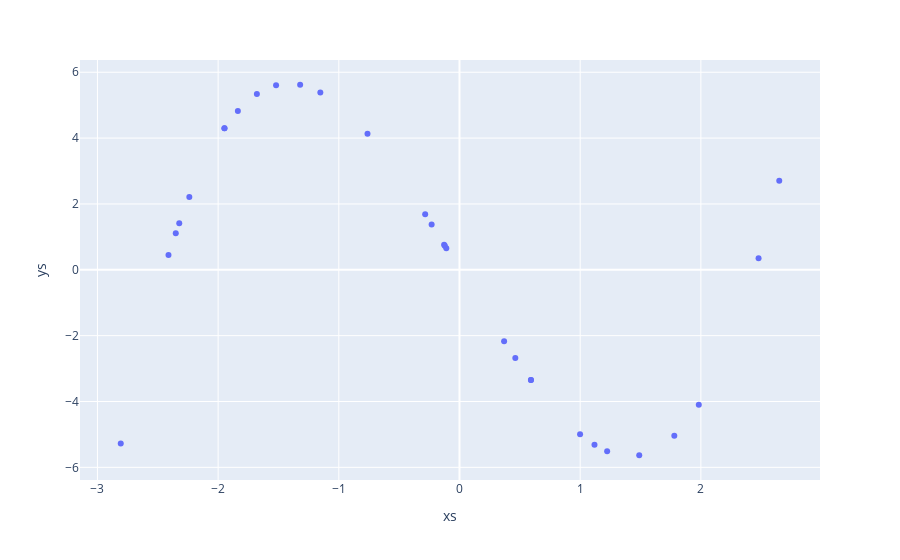

This figure's notebook cell:
### Code cell
px.scatter(df, x='xs', y='ys')

### Figure 1 — Plotly figure (JSON) as saved in the notebook; plotly's stock layout.template omitted (floating-point values rounded to 4 significant figures)
{"data": [{"hovertemplate": "xs=%{x}<br>ys=%{y}<extra></extra>", "legendgroup": "", "marker": {"color": "#636efa", "symbol": "circle"}, "mode": "markers", "name": "", "orientation": "v", "showlegend": false, "type": "scatter", "x": [-2.807, -2.411, -2.351, -2.322, -2.239, -1.948, -1.947, -1.837, -1.679, -1.52, -1.32, -1.153, -0.7623, -0.2844, -0.231, -0.1274, -0.1215, -0.1094, 0.3696, 0.4626, 0.5921, 0.5921, 0.9992, 1.119, 1.223, 1.489, 1.78, 1.983, 2.478, 2.65], "xaxis": "x", "y": [-5.272, 0.4483, 1.112, 1.411, 2.214, 4.297, 4.3, 4.825, 5.341, 5.608, 5.62, 5.385, 4.131, 1.684, 1.374, 0.7625, 0.7271, 0.6552, -2.167, -2.676, -3.345, -3.345, -4.998, -5.312, -5.509, -5.632, -5.04, -4.101, 0.3498, 2.702], "yaxis": "y"}], "layout": {"autosize": true, "legend": {"tracegroupgap": 0}, "margin": {"t": 60}, "xaxis": {"anchor": "y", "autorange": true, "domain": [0, 1], "range": [-3.244, 3.087], "title": {"text": "xs"}, "type": "linear"}, "yaxis": {"anchor": "x", "autorange": true, "domain": [0, 1], "range": [-6.504, 6.492], "title": {"text": "ys"}, "type": "linear"}}}
